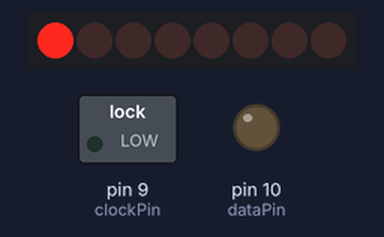
Simulated run of this sketch. Board: Arduino Uno, built with avr-gcc and run on an emulated ATmega328P. Parts: 8 shift-register outputs drawn as a row of LEDs (first output left, lit = HIGH), switched loads named in the sketch (green lamp = pin HIGH), output pins drawn as LEDs (lit = HIGH). Pins used as bus, display or sensor lines are not drawn.

Above: at 0.3 s.
At 0.7 s:
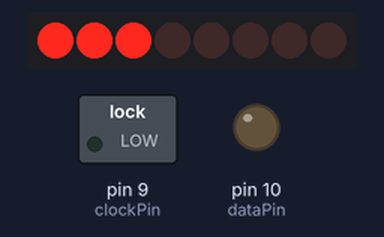
At 1.1 s:
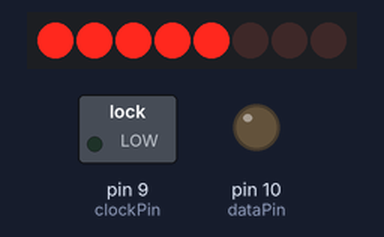
At 2.1 s:
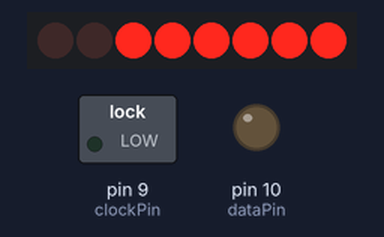
At 3.9 s:
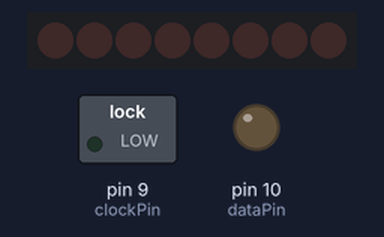
At 5.3 s:
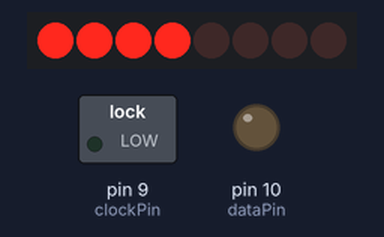
Timing chart, 0 to 5.7 s (numbered marks = the images above):
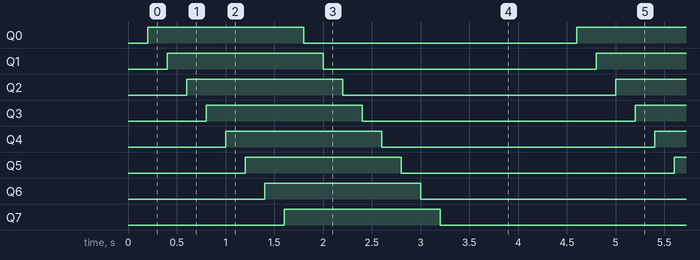

The sketch:

sketch_sep26a.ino
```cpp
#include <avr/io.h>
#include <util/delay.h>
#define latchPin 0//8
#define clockPin 1//12
#define dataPin 2//11

 byte myArr[] = {0b00000000,0b00000001,0b00000011,0b00000111,0b00001111,
                 0b00011111,0b00111111,0b01111111,0b11111111,0b11111110,
                 0b11111100,0b11111000,0b11110000,0b11100000,0b11000000,
                 0b10000000,0b00000000};
int main( void )
{
 DDRB |= (1<<latchPin);
 DDRB |= (1<<clockPin);
 DDRB |= (1<<dataPin);

while(1){
  for (unsigned int i=0; i<sizeof(myArr);i++){
      PORTB &= ~(1<<latchPin);
      shiftOut(dataPin, clockPin, MSBFIRST, myArr[i]);
      PORTB |= (1<<latchPin);
      _delay_ms(200);
  }
  _delay_ms(1000);
}
}
```

Measured:
- by itself, Q0–7: alternates HIGH for 1.6 s and LOW for 2.8 s
